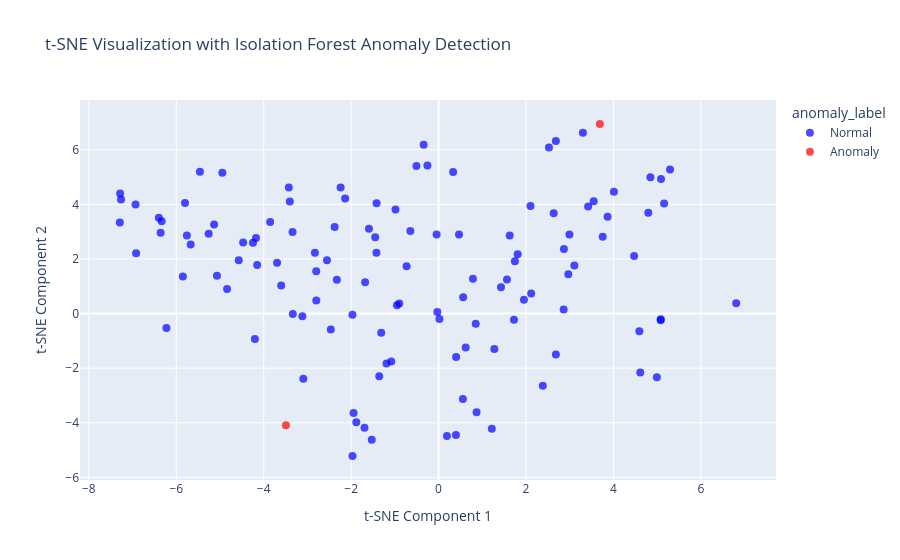
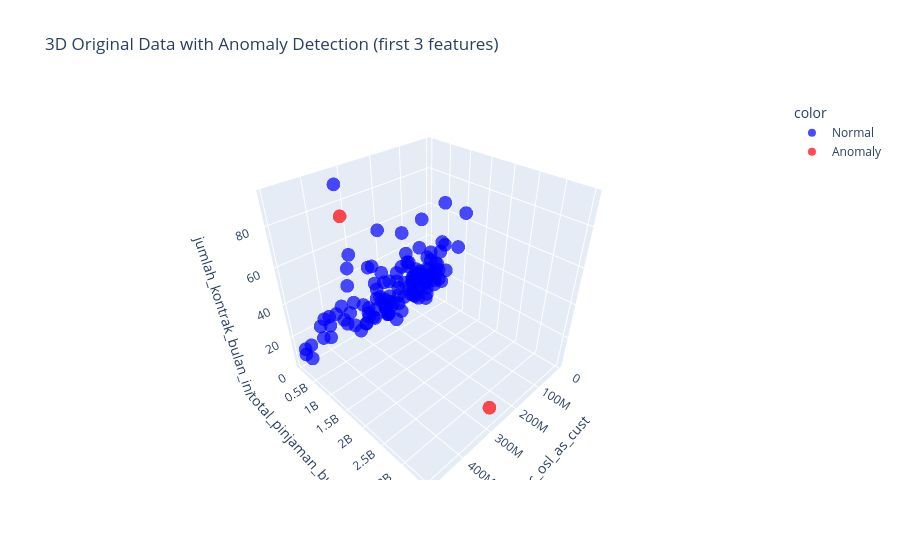
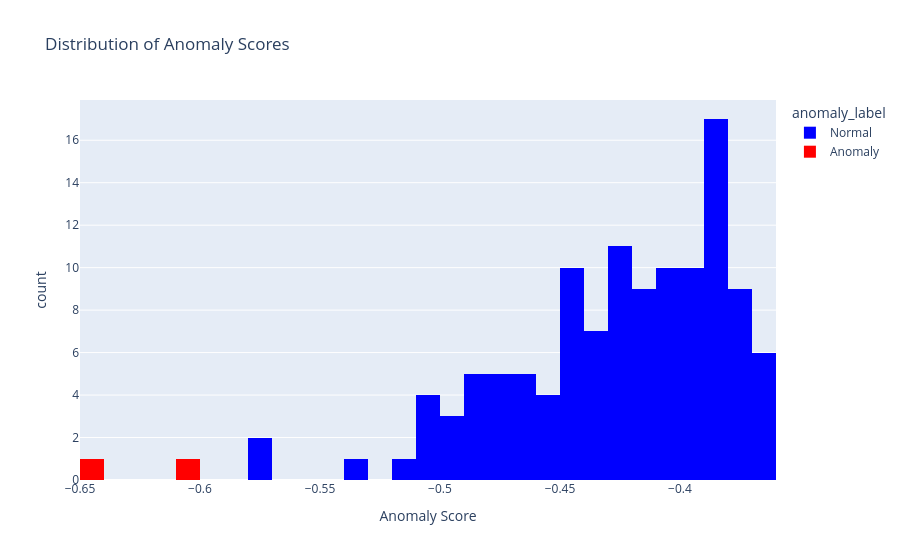

Write notebook code for charts like these, in order.
### Markdown cell above
### Pakai seluruh kolom & direduksi t-sne

### Code cell
df_result_tsne_all, iso_forest_model_tsne_all, tsne_model_tsne_all = prepare_and_visualize_tsne_isolation_forest(df_custom)
